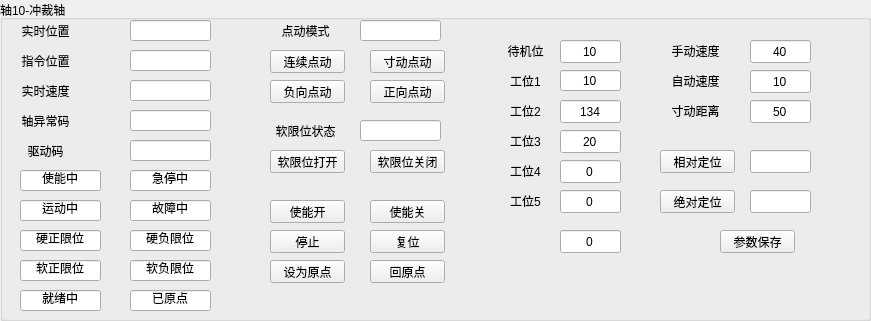
    <widget class="QGroupBox" name="A0">
     <property name="geometry">
      <rect>
       <x>60</x>
       <y>330</y>
       <width>871</width>
       <height>321</height>
      </rect>
     </property>
     <property name="minimumSize">
      <size>
       <width>400</width>
       <height>200</height>
      </size>
     </property>
     <property name="maximumSize">
      <size>
       <width>4000</width>
       <height>4000</height>
      </size>
     </property>
     <property name="title">
      <string>轴10-冲裁轴</string>
     </property>
     <widget class="QPushButton" name="btn_MoveAbs_Axi_10">
      <property name="geometry">
       <rect>
        <x>660</x>
        <y>190</y>
        <width>75</width>
        <height>23</height>
       </rect>
      </property>
      <property name="text">
       <string>绝对定位</string>
      </property>
     </widget>
     <widget class="QPushButton" name="btn_Reset_Axi_10">
      <property name="geometry">
       <rect>
        <x>370</x>
        <y>230</y>
        <width>75</width>
        <height>23</height>
       </rect>
      </property>
      <property name="text">
       <string>复位</string>
      </property>
     </widget>
     <widget class="QPushButton" name="btn_Stop_Axi_10">
      <property name="geometry">
       <rect>
        <x>270</x>
        <y>230</y>
        <width>75</width>
        <height>23</height>
       </rect>
      </property>
      <property name="text">
       <string>停止</string>
      </property>
     </widget>
     <widget class="QPushButton" name="btn_GoHome_Axi_10">
      <property name="geometry">
       <rect>
        <x>370</x>
        <y>260</y>
        <width>75</width>
        <height>23</height>
       </rect>
      </property>
      <property name="text">
       <string>回原点</string>
      </property>
     </widget>
     <widget class="QLineEdit" name="lineEdit_MoveAbs_Axi_10">
      <property name="geometry">
       <rect>
        <x>750</x>
        <y>190</y>
        <width>61</width>
        <height>23</height>
       </rect>
      </property>
      <property name="text">
       <string/>
      </property>
      <property name="alignment">
       <set>Qt::AlignCenter</set>
      </property>
     </widget>
     <widget class="QPushButton" name="btn_SetHome_Axi_10">
      <property name="geometry">
       <rect>
        <x>270</x>
        <y>260</y>
        <width>75</width>
        <height>23</height>
       </rect>
      </property>
      <property name="text">
       <string>设为原点</string>
      </property>
     </widget>
     <widget class="QLineEdit" name="lineEdit_CurPos_Axi_10">
      <property name="geometry">
       <rect>
        <x>130</x>
        <y>20</y>
        <width>81</width>
        <height>21</height>
       </rect>
      </property>
      <property name="text">
       <string/>
      </property>
      <property name="alignment">
       <set>Qt::AlignCenter</set>
      </property>
      <property name="readOnly">
       <bool>true</bool>
      </property>
     </widget>
     <widget class="QLabel" name="label_CurPos_Axi_10">
      <property name="geometry">
       <rect>
        <x>0</x>
        <y>20</y>
        <width>91</width>
        <height>21</height>
       </rect>
      </property>
      <property name="text">
       <string>实时位置</string>
      </property>
      <property name="alignment">
       <set>Qt::AlignCenter</set>
      </property>
     </widget>
     <widget class="QLineEdit" name="lineEdit_Hard_AxiPosLimit_Axi_10">
      <property name="geometry">
       <rect>
        <x>20</x>
        <y>230</y>
        <width>81</width>
        <height>21</height>
       </rect>
      </property>
      <property name="text">
       <string>硬正限位</string>
      </property>
      <property name="alignment">
       <set>Qt::AlignCenter</set>
      </property>
      <property name="readOnly">
       <bool>true</bool>
      </property>
     </widget>
     <widget class="QLineEdit" name="lineEdit_Hard_AxiNegLimit_Axi_10">
      <property name="geometry">
       <rect>
        <x>130</x>
        <y>230</y>
        <width>81</width>
        <height>21</height>
       </rect>
      </property>
      <property name="text">
       <string>硬负限位</string>
      </property>
      <property name="alignment">
       <set>Qt::AlignCenter</set>
      </property>
      <property name="readOnly">
       <bool>true</bool>
      </property>
     </widget>
     <widget class="QLineEdit" name="lineEdit_Enable_Axi_10">
      <property name="geometry">
       <rect>
        <x>20</x>
        <y>170</y>
        <width>81</width>
        <height>21</height>
       </rect>
      </property>
      <property name="text">
       <string>使能中</string>
      </property>
      <property name="alignment">
       <set>Qt::AlignCenter</set>
      </property>
      <property name="readOnly">
       <bool>true</bool>
      </property>
     </widget>
     <widget class="QLineEdit" name="lineEdit_Standby_Axi_10">
      <property name="geometry">
       <rect>
        <x>560</x>
        <y>40</y>
        <width>61</width>
        <height>23</height>
       </rect>
      </property>
      <property name="text">
       <string>10</string>
      </property>
      <property name="alignment">
       <set>Qt::AlignCenter</set>
      </property>
     </widget>
     <widget class="QLineEdit" name="lineEdit_WorkPostion1_Axi_10">
      <property name="geometry">
       <rect>
        <x>560</x>
        <y>70</y>
        <width>61</width>
        <height>21</height>
       </rect>
      </property>
      <property name="text">
       <string>10</string>
      </property>
      <property name="alignment">
       <set>Qt::AlignCenter</set>
      </property>
     </widget>
     <widget class="QLineEdit" name="lineEdit_WorkPostion2_Axi_10">
      <property name="geometry">
       <rect>
        <x>560</x>
        <y>100</y>
        <width>61</width>
        <height>23</height>
       </rect>
      </property>
      <property name="text">
       <string>134</string>
      </property>
      <property name="alignment">
       <set>Qt::AlignCenter</set>
      </property>
     </widget>
     <widget class="QLabel" name="label_Standby_Axi_10">
      <property name="geometry">
       <rect>
        <x>480</x>
        <y>40</y>
        <width>91</width>
        <height>21</height>
       </rect>
      </property>
      <property name="text">
       <string>待机位</string>
      </property>
      <property name="alignment">
       <set>Qt::AlignCenter</set>
      </property>
     </widget>
     <widget class="QLabel" name="label_WorkStation1_Axi_10">
      <property name="geometry">
       <rect>
        <x>480</x>
        <y>70</y>
        <width>91</width>
        <height>21</height>
       </rect>
      </property>
      <property name="text">
       <string>工位1</string>
      </property>
      <property name="alignment">
       <set>Qt::AlignCenter</set>
      </property>
     </widget>
     <widget class="QLabel" name="label_WorkStation2_Axi_10">
      <property name="geometry">
       <rect>
        <x>480</x>
        <y>100</y>
        <width>91</width>
        <height>21</height>
       </rect>
      </property>
      <property name="text">
       <string>工位2</string>
      </property>
      <property name="alignment">
       <set>Qt::AlignCenter</set>
      </property>
     </widget>
     <widget class="QPushButton" name="btn_Jog_Pos_Axi_10">
      <property name="geometry">
       <rect>
        <x>370</x>
        <y>80</y>
        <width>75</width>
        <height>23</height>
       </rect>
      </property>
      <property name="text">
       <string>正向点动</string>
      </property>
     </widget>
     <widget class="QPushButton" name="btn_Jog_Neg_Axi_10">
      <property name="geometry">
       <rect>
        <x>270</x>
        <y>80</y>
        <width>75</width>
        <height>23</height>
       </rect>
      </property>
      <property name="text">
       <string>负向点动</string>
      </property>
     </widget>
     <widget class="QLabel" name="label_WorkStation_3_Axi_10">
      <property name="geometry">
       <rect>
        <x>480</x>
        <y>130</y>
        <width>91</width>
        <height>21</height>
       </rect>
      </property>
      <property name="text">
       <string>工位3</string>
      </property>
      <property name="alignment">
       <set>Qt::AlignCenter</set>
      </property>
     </widget>
     <widget class="QLineEdit" name="lineEdit_WorkPostion3_Axi_10">
      <property name="geometry">
       <rect>
        <x>560</x>
        <y>130</y>
        <width>61</width>
        <height>23</height>
       </rect>
      </property>
      <property name="text">
       <string>20</string>
      </property>
      <property name="alignment">
       <set>Qt::AlignCenter</set>
      </property>
     </widget>
     <widget class="QLabel" name="label_WorkStation_4_Axi_10">
      <property name="geometry">
       <rect>
        <x>480</x>
        <y>160</y>
        <width>91</width>
        <height>21</height>
       </rect>
      </property>
      <property name="text">
       <string>工位4</string>
      </property>
      <property name="alignment">
       <set>Qt::AlignCenter</set>
      </property>
     </widget>
     <widget class="QLineEdit" name="lineEdit_WorkPostion4_Axi_10">
      <property name="geometry">
       <rect>
        <x>560</x>
        <y>160</y>
        <width>61</width>
        <height>23</height>
       </rect>
      </property>
      <property name="text">
       <string>0</string>
      </property>
      <property name="alignment">
       <set>Qt::AlignCenter</set>
      </property>
     </widget>
     <widget class="QLabel" name="label_WorkStation_5_Axi_10">
      <property name="geometry">
       <rect>
        <x>480</x>
        <y>190</y>
        <width>91</width>
        <height>21</height>
       </rect>
      </property>
      <property name="text">
       <string>工位5</string>
      </property>
      <property name="alignment">
       <set>Qt::AlignCenter</set>
      </property>
     </widget>
     <widget class="QLineEdit" name="lineEdit_WorkPostion5_Axi_10">
      <property name="geometry">
       <rect>
        <x>560</x>
        <y>190</y>
        <width>61</width>
        <height>23</height>
       </rect>
      </property>
      <property name="text">
       <string>0</string>
      </property>
      <property name="alignment">
       <set>Qt::AlignCenter</set>
      </property>
     </widget>
     <widget class="QLineEdit" name="lineEdit_ManuVel_Axi_10">
      <property name="geometry">
       <rect>
        <x>750</x>
        <y>40</y>
        <width>61</width>
        <height>23</height>
       </rect>
      </property>
      <property name="text">
       <string>40</string>
      </property>
      <property name="alignment">
       <set>Qt::AlignCenter</set>
      </property>
     </widget>
     <widget class="QLabel" name="label_ManuVel_Axi_10">
      <property name="geometry">
       <rect>
        <x>650</x>
        <y>40</y>
        <width>91</width>
        <height>21</height>
       </rect>
      </property>
      <property name="text">
       <string>手动速度</string>
      </property>
      <property name="alignment">
       <set>Qt::AlignCenter</set>
      </property>
     </widget>
     <widget class="QPushButton" name="btn_SetParam_Axi_10">
      <property name="geometry">
       <rect>
        <x>720</x>
        <y>230</y>
        <width>75</width>
        <height>23</height>
       </rect>
      </property>
      <property name="text">
       <string>参数保存</string>
      </property>
     </widget>
     <widget class="QLineEdit" name="lineEdit_Estop_Axi_10">
      <property name="geometry">
       <rect>
        <x>130</x>
        <y>170</y>
        <width>81</width>
        <height>21</height>
       </rect>
      </property>
      <property name="text">
       <string>急停中</string>
      </property>
      <property name="alignment">
       <set>Qt::AlignCenter</set>
      </property>
      <property name="readOnly">
       <bool>true</bool>
      </property>
     </widget>
     <widget class="QLineEdit" name="lineEdit_Moving_Axi_10">
      <property name="geometry">
       <rect>
        <x>20</x>
        <y>200</y>
        <width>81</width>
        <height>21</height>
       </rect>
      </property>
      <property name="text">
       <string>运动中</string>
      </property>
      <property name="alignment">
       <set>Qt::AlignCenter</set>
      </property>
      <property name="readOnly">
       <bool>true</bool>
      </property>
     </widget>
     <widget class="QLineEdit" name="lineEdit_Err_Axi_10">
      <property name="geometry">
       <rect>
        <x>130</x>
        <y>200</y>
        <width>81</width>
        <height>21</height>
       </rect>
      </property>
      <property name="text">
       <string>故障中</string>
      </property>
      <property name="alignment">
       <set>Qt::AlignCenter</set>
      </property>
      <property name="readOnly">
       <bool>true</bool>
      </property>
     </widget>
     <widget class="QLineEdit" name="lineEdit_Soft_AxiPosLimit_Axi_10">
      <property name="geometry">
       <rect>
        <x>20</x>
        <y>260</y>
        <width>81</width>
        <height>21</height>
       </rect>
      </property>
      <property name="text">
       <string>软正限位</string>
      </property>
      <property name="alignment">
       <set>Qt::AlignCenter</set>
      </property>
     </widget>
     <widget class="QLineEdit" name="lineEdit_Soft_AxiNegLimit_Axi_10">
      <property name="geometry">
       <rect>
        <x>130</x>
        <y>260</y>
        <width>81</width>
        <height>21</height>
       </rect>
      </property>
      <property name="text">
       <string>软负限位</string>
      </property>
      <property name="alignment">
       <set>Qt::AlignCenter</set>
      </property>
      <property name="readOnly">
       <bool>true</bool>
      </property>
     </widget>
     <widget class="QLineEdit" name="lineEdit_Ready_Axi_10">
      <property name="geometry">
       <rect>
        <x>20</x>
        <y>290</y>
        <width>81</width>
        <height>21</height>
       </rect>
      </property>
      <property name="text">
       <string>就绪中</string>
      </property>
      <property name="alignment">
       <set>Qt::AlignCenter</set>
      </property>
      <property name="readOnly">
       <bool>true</bool>
      </property>
     </widget>
     <widget class="QLineEdit" name="lineEdit_Homed_Axi_10">
      <property name="geometry">
       <rect>
        <x>130</x>
        <y>290</y>
        <width>81</width>
        <height>21</height>
       </rect>
      </property>
      <property name="text">
       <string>已原点</string>
      </property>
      <property name="alignment">
       <set>Qt::AlignCenter</set>
      </property>
      <property name="readOnly">
       <bool>true</bool>
      </property>
     </widget>
     <widget class="QPushButton" name="btn_Enable_Open_Axi_10">
      <property name="geometry">
       <rect>
        <x>270</x>
        <y>200</y>
        <width>75</width>
        <height>23</height>
       </rect>
      </property>
      <property name="text">
       <string>使能开</string>
      </property>
     </widget>
     <widget class="QPushButton" name="btn_Enable_Close_Axi_10">
      <property name="geometry">
       <rect>
        <x>370</x>
        <y>200</y>
        <width>75</width>
        <height>23</height>
       </rect>
      </property>
      <property name="text">
       <string>使能关</string>
      </property>
     </widget>
     <widget class="QLabel" name="label_ActPos_Axi_10">
      <property name="geometry">
       <rect>
        <x>0</x>
        <y>50</y>
        <width>91</width>
        <height>21</height>
       </rect>
      </property>
      <property name="text">
       <string>指令位置</string>
      </property>
      <property name="alignment">
       <set>Qt::AlignCenter</set>
      </property>
     </widget>
     <widget class="QLineEdit" name="lineEdit_SetPos_Axi_10">
      <property name="geometry">
       <rect>
        <x>130</x>
        <y>50</y>
        <width>81</width>
        <height>21</height>
       </rect>
      </property>
      <property name="text">
       <string/>
      </property>
      <property name="alignment">
       <set>Qt::AlignCenter</set>
      </property>
      <property name="readOnly">
       <bool>true</bool>
      </property>
     </widget>
     <widget class="QLabel" name="label_CurVel_Axi_10">
      <property name="geometry">
       <rect>
        <x>0</x>
        <y>80</y>
        <width>91</width>
        <height>21</height>
       </rect>
      </property>
      <property name="text">
       <string>实时速度</string>
      </property>
      <property name="alignment">
       <set>Qt::AlignCenter</set>
      </property>
     </widget>
     <widget class="QLineEdit" name="lineEdit_CurVel_Axi_10">
      <property name="geometry">
       <rect>
        <x>130</x>
        <y>80</y>
        <width>81</width>
        <height>21</height>
       </rect>
      </property>
      <property name="text">
       <string/>
      </property>
      <property name="alignment">
       <set>Qt::AlignCenter</set>
      </property>
      <property name="readOnly">
       <bool>true</bool>
      </property>
     </widget>
     <widget class="QLabel" name="label_AxiErro_Axi_10">
      <property name="geometry">
       <rect>
        <x>0</x>
        <y>110</y>
        <width>91</width>
        <height>21</height>
       </rect>
      </property>
      <property name="text">
       <string>轴异常码</string>
      </property>
      <property name="alignment">
       <set>Qt::AlignCenter</set>
      </property>
     </widget>
     <widget class="QLineEdit" name="lineEdit_AxiErri_Axi_10">
      <property name="geometry">
       <rect>
        <x>130</x>
        <y>110</y>
        <width>81</width>
        <height>21</height>
       </rect>
      </property>
      <property name="text">
       <string/>
      </property>
      <property name="alignment">
       <set>Qt::AlignCenter</set>
      </property>
      <property name="readOnly">
       <bool>true</bool>
      </property>
     </widget>
     <widget class="QLineEdit" name="lineEdit_SeroNo_Axi_10">
      <property name="enabled">
       <bool>true</bool>
      </property>
      <property name="geometry">
       <rect>
        <x>130</x>
        <y>140</y>
        <width>81</width>
        <height>21</height>
       </rect>
      </property>
      <property name="acceptDrops">
       <bool>true</bool>
      </property>
      <property name="text">
       <string/>
      </property>
      <property name="alignment">
       <set>Qt::AlignCenter</set>
      </property>
      <property name="readOnly">
       <bool>true</bool>
      </property>
     </widget>
     <widget class="QLabel" name="label_SeroNo_Axi_10">
      <property name="geometry">
       <rect>
        <x>0</x>
        <y>140</y>
        <width>91</width>
        <height>21</height>
       </rect>
      </property>
      <property name="text">
       <string>驱动码</string>
      </property>
      <property name="alignment">
       <set>Qt::AlignCenter</set>
      </property>
     </widget>
     <widget class="QLabel" name="label_AutoVel_Axi_10">
      <property name="geometry">
       <rect>
        <x>650</x>
        <y>70</y>
        <width>91</width>
        <height>21</height>
       </rect>
      </property>
      <property name="text">
       <string>自动速度</string>
      </property>
      <property name="alignment">
       <set>Qt::AlignCenter</set>
      </property>
     </widget>
     <widget class="QLabel" name="label_Inch_Axi_10">
      <property name="geometry">
       <rect>
        <x>650</x>
        <y>100</y>
        <width>91</width>
        <height>21</height>
       </rect>
      </property>
      <property name="text">
       <string>寸动距离</string>
      </property>
      <property name="alignment">
       <set>Qt::AlignCenter</set>
      </property>
     </widget>
     <widget class="QLineEdit" name="lineEdit_AutoVel_Axi_10">
      <property name="geometry">
       <rect>
        <x>750</x>
        <y>70</y>
        <width>61</width>
        <height>23</height>
       </rect>
      </property>
      <property name="text">
       <string>10</string>
      </property>
      <property name="alignment">
       <set>Qt::AlignCenter</set>
      </property>
     </widget>
     <widget class="QLineEdit" name="lineEdit_Inch_Axi_10">
      <property name="geometry">
       <rect>
        <x>750</x>
        <y>100</y>
        <width>61</width>
        <height>23</height>
       </rect>
      </property>
      <property name="text">
       <string>50</string>
      </property>
      <property name="alignment">
       <set>Qt::AlignCenter</set>
      </property>
     </widget>
     <widget class="QLineEdit" name="lineEdit_JogMode_Axi_10">
      <property name="geometry">
       <rect>
        <x>360</x>
        <y>20</y>
        <width>81</width>
        <height>21</height>
       </rect>
      </property>
      <property name="text">
       <string/>
      </property>
      <property name="alignment">
       <set>Qt::AlignCenter</set>
      </property>
      <property name="readOnly">
       <bool>true</bool>
      </property>
     </widget>
     <widget class="QLabel" name="label_JogMode_Axi_10">
      <property name="geometry">
       <rect>
        <x>260</x>
        <y>20</y>
        <width>91</width>
        <height>21</height>
       </rect>
      </property>
      <property name="text">
       <string>点动模式</string>
      </property>
      <property name="alignment">
       <set>Qt::AlignCenter</set>
      </property>
     </widget>
     <widget class="QPushButton" name="btn_Jog_Jog_Axi_10">
      <property name="geometry">
       <rect>
        <x>270</x>
        <y>50</y>
        <width>75</width>
        <height>23</height>
       </rect>
      </property>
      <property name="text">
       <string>连续点动</string>
      </property>
     </widget>
     <widget class="QPushButton" name="btn_Jog_Inch_Axi_10">
      <property name="geometry">
       <rect>
        <x>370</x>
        <y>50</y>
        <width>75</width>
        <height>23</height>
       </rect>
      </property>
      <property name="text">
       <string>寸动点动</string>
      </property>
     </widget>
     <widget class="QLineEdit" name="lineEdit_SoftLimitSet__Axi_10">
      <property name="geometry">
       <rect>
        <x>360</x>
        <y>120</y>
        <width>81</width>
        <height>21</height>
       </rect>
      </property>
      <property name="text">
       <string/>
      </property>
      <property name="alignment">
       <set>Qt::AlignCenter</set>
      </property>
      <property name="readOnly">
       <bool>true</bool>
      </property>
     </widget>
     <widget class="QLabel" name="label_SoftLimitSet_Axi_10">
      <property name="geometry">
       <rect>
        <x>260</x>
        <y>120</y>
        <width>91</width>
        <height>21</height>
       </rect>
      </property>
      <property name="text">
       <string>软限位状态</string>
      </property>
      <property name="alignment">
       <set>Qt::AlignCenter</set>
      </property>
     </widget>
     <widget class="QPushButton" name="btn_Jog_SoftOpen_Axi_10">
      <property name="geometry">
       <rect>
        <x>270</x>
        <y>150</y>
        <width>75</width>
        <height>23</height>
       </rect>
      </property>
      <property name="text">
       <string>软限位打开</string>
      </property>
     </widget>
     <widget class="QPushButton" name="btn_Jog_SoftClose_Axi_10">
      <property name="geometry">
       <rect>
        <x>370</x>
        <y>150</y>
        <width>75</width>
        <height>23</height>
       </rect>
      </property>
      <property name="text">
       <string>软限位关闭</string>
      </property>
     </widget>
     <widget class="QPushButton" name="btn_MoveRel_Axi_10">
      <property name="geometry">
       <rect>
        <x>660</x>
        <y>150</y>
        <width>75</width>
        <height>23</height>
       </rect>
      </property>
      <property name="text">
       <string>相对定位</string>
      </property>
     </widget>
     <widget class="QLineEdit" name="lineEdit_MoveRel_Axi_10">
      <property name="geometry">
       <rect>
        <x>750</x>
        <y>150</y>
        <width>61</width>
        <height>23</height>
       </rect>
      </property>
      <property name="text">
       <string/>
      </property>
      <property name="alignment">
       <set>Qt::AlignCenter</set>
      </property>
     </widget>
     <widget class="QLineEdit" name="lineEdit_PosId_Axi_10">
      <property name="geometry">
       <rect>
        <x>560</x>
        <y>230</y>
        <width>61</width>
        <height>23</height>
       </rect>
      </property>
      <property name="text">
       <string>0</string>
      </property>
      <property name="alignment">
       <set>Qt::AlignCenter</set>
      </property>
     </widget>
    </widget>
